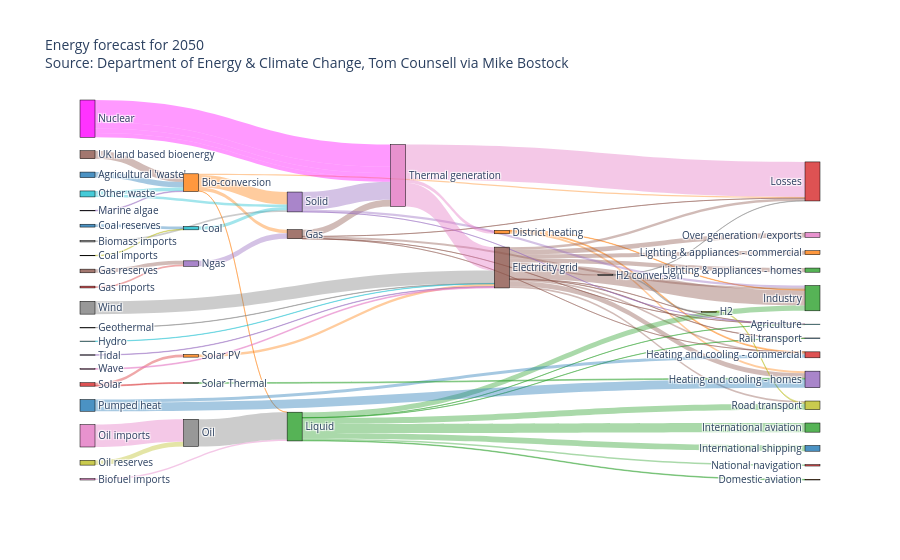

The code cell stored with this chart in its notebook:
### Markdown cell above
Trying to understand how to change the color for particular nodes.

### Code cell
import plotly.graph_objects as go
import urllib, json

url = 'https://raw.githubusercontent.com/plotly/plotly.js/master/test/image/mocks/sankey_energy.json'
response = urllib.request.urlopen(url)
data = json.loads(response.read())

# override gray link colors with 'source' colors
opacity = 0.4
# change 'magenta' to its 'rgba' value to add opacity
data['data'][0]['node']['color'] = ['rgba(255,0,255, 0.8)' if color == "magenta" else color for color in data['data'][0]['node']['color']]
data['data'][0]['link']['color'] = [data['data'][0]['node']['color'][src].replace("0.8", str(opacity))
                                    for src in data['data'][0]['link']['source']]

fig = go.Figure(data=[go.Sankey(
    valueformat = ".0f",
    valuesuffix = "TWh",
    # Define nodes
    node = dict(
      pad = 15,
      thickness = 15,
      line = dict(color = "black", width = 0.5),
      label =  data['data'][0]['node']['label'],
      color =  data['data'][0]['node']['color']
    ),
    # Add links
    link = dict(
      source =  data['data'][0]['link']['source'],
      target =  data['data'][0]['link']['target'],
      value =  data['data'][0]['link']['value'],
      label =  data['data'][0]['link']['label'],
      color =  data['data'][0]['link']['color']
))])

fig.update_layout(title_text="Energy forecast for 2050<br>Source: Department of Energy & Climate Change, Tom Counsell via <a href='https://bost.ocks.org/mike/sankey/'>Mike Bostock</a>",
                  font_size=10)
fig.show()

### Figure 1 — Plotly figure (JSON) as saved in the notebook; plotly's stock layout.template omitted (floating-point values rounded to 4 significant figures)
{"data": [{"link": {"color": ["rgba(31, 119, 180, 0.4)", "rgba(255, 127, 14, 0.4)", "rgba(255, 127, 14, 0.4)", "rgba(255, 127, 14, 0.4)", "rgba(255, 127, 14, 0.4)", "rgba(227, 119, 194, 0.4)", "rgba(127, 127, 127, 0.4)", "rgba(188, 189, 34, 0.4)", "rgba(31, 119, 180, 0.4)", "rgba(23, 190, 207, 0.4)", "rgba(255, 127, 14, 0.4)", "rgba(255, 127, 14, 0.4)", "rgba(255, 127, 14, 0.4)", "rgba(140, 86, 75, 0.4)", "rgba(140, 86, 75, 0.4)", "rgba(140, 86, 75, 0.4)", "rgba(140, 86, 75, 0.4)", "rgba(140, 86, 75, 0.4)", "rgba(140, 86, 75, 0.4)", "rgba(140, 86, 75, 0.4)", "rgba(140, 86, 75, 0.4)", "rgba(140, 86, 75, 0.4)", "rgba(140, 86, 75, 0.4)", "rgba(140, 86, 75, 0.4)", "rgba(214, 39, 40, 0.4)", "rgba(140, 86, 75, 0.4)", "rgba(140, 86, 75, 0.4)", "rgba(140, 86, 75, 0.4)", "rgba(140, 86, 75, 0.4)", "rgba(140, 86, 75, 0.4)", "rgba(140, 86, 75, 0.4)", "rgba(127, 127, 127, 0.4)", "rgba(127, 127, 127, 0.4)", "rgba(127, 127, 127, 0.4)", "rgba(188, 189, 34, 0.4)", "rgba(23, 190, 207, 0.4)", "rgba(44, 160, 44, 0.4)", "rgba(44, 160, 44, 0.4)", "rgba(44, 160, 44, 0.4)", "rgba(44, 160, 44, 0.4)", "rgba(44, 160, 44, 0.4)", "rgba(44, 160, 44, 0.4)", "rgba(44, 160, 44, 0.4)", "rgba(44, 160, 44, 0.4)", "rgba(148, 103, 189, 0.4)", "rgba(148, 103, 189, 0.4)", "rgba(255,0,255, 0.4)", "rgba(255,0,255, 0.4)", "rgba(227, 119, 194, 0.4)", "rgba(188, 189, 34, 0.4)", "rgba(127, 127, 127, 0.4)", "rgba(23, 190, 207, 0.4)", "rgba(23, 190, 207, 0.4)", "rgba(31, 119, 180, 0.4)", "rgba(31, 119, 180, 0.4)", "rgba(255, 127, 14, 0.4)", "rgba(44, 160, 44, 0.4)", "rgba(214, 39, 40, 0.4)", "rgba(214, 39, 40, 0.4)", "rgba(148, 103, 189, 0.4)", "rgba(148, 103, 189, 0.4)", "rgba(148, 103, 189, 0.4)", "rgba(227, 119, 194, 0.4)", "rgba(227, 119, 194, 0.4)", "rgba(227, 119, 194, 0.4)", "rgba(148, 103, 189, 0.4)", "rgba(140, 86, 75, 0.4)", "rgba(227, 119, 194, 0.4)", "rgba(127, 127, 127, 0.4)", "rgba(255,0,255, 0.4)", "rgba(255,0,255, 0.4)"], "label": ["stream 1", "", "", "", "stream 1", "", "", "", "", "", "", "", "", "", "", "", "", "", "", "", "", "", "", "", "", "", "", "", "", "", "stream 1", "", "", "", "", "", "", "", "", "", "", "", "", "", "", "", "Old generation plant (made-up)", "New generation plant (made-up)", "", "", "", "", "", "", "", "", "", "", "", "", "", "", "", "", "", "", "", "", "", "", ""], "source": [0, 1, 1, 1, 1, 6, 7, 8, 10, 9, 11, 11, 11, 15, 15, 15, 15, 15, 15, 15, 15, 15, 15, 15, 23, 25, 5, 5, 5, 5, 5, 27, 17, 17, 28, 29, 2, 2, 2, 2, 2, 2, 2, 2, 34, 24, 35, 35, 36, 38, 37, 39, 39, 40, 40, 41, 42, 43, 43, 4, 4, 4, 26, 26, 26, 44, 45, 46, 47, 35, 35], "target": [1, 2, 3, 4, 5, 2, 4, 9, 9, 4, 12, 13, 14, 16, 14, 17, 12, 18, 19, 13, 3, 20, 21, 22, 24, 24, 13, 3, 26, 19, 12, 15, 28, 3, 18, 15, 12, 30, 18, 31, 32, 19, 33, 20, 1, 5, 26, 26, 37, 37, 2, 4, 1, 14, 13, 15, 14, 42, 41, 19, 26, 12, 15, 3, 11, 15, 1, 15, 15, 26, 26], "value": [124.7, 0.597, 26.86, 280.3, 81.14, 35, 35, 11.61, 63.97, 75.57, 10.64, 22.5, 46.18, 104.5, 113.7, 27.14, 342.2, 37.8, 4.412, 40.86, 56.69, 7.863, 90.01, 93.49, 40.72, 82.23, 0.129, 1.401, 151.9, 2.096, 48.58, 7.013, 20.9, 6.242, 20.9, 6.995, 121.1, 128.7, 135.8, 14.46, 206.3, 3.64, 33.22, 4.413, 14.38, 123.0, 500, 140.0, 504.3, 107.7, 612.0, 56.59, 77.81, 193.0, 70.67, 59.9, 19.26, 19.26, 59.9, 0.882, 400.1, 46.48, 525.5, 787.1, 79.33, 9.452, 182.0, 19.01, 289.4, 100, 100]}, "node": {"color": ["rgba(31, 119, 180, 0.8)", "rgba(255, 127, 14, 0.8)", "rgba(44, 160, 44, 0.8)", "rgba(214, 39, 40, 0.8)", "rgba(148, 103, 189, 0.8)", "rgba(140, 86, 75, 0.8)", "rgba(227, 119, 194, 0.8)", "rgba(127, 127, 127, 0.8)", "rgba(188, 189, 34, 0.8)", "rgba(23, 190, 207, 0.8)", "rgba(31, 119, 180, 0.8)", "rgba(255, 127, 14, 0.8)", "rgba(44, 160, 44, 0.8)", "rgba(214, 39, 40, 0.8)", "rgba(148, 103, 189, 0.8)", "rgba(140, 86, 75, 0.8)", "rgba(227, 119, 194, 0.8)", "rgba(127, 127, 127, 0.8)", "rgba(188, 189, 34, 0.8)", "rgba(23, 190, 207, 0.8)", "rgba(31, 119, 180, 0.8)", "rgba(255, 127, 14, 0.8)", "rgba(44, 160, 44, 0.8)", "rgba(214, 39, 40, 0.8)", "rgba(148, 103, 189, 0.8)", "rgba(140, 86, 75, 0.8)", "rgba(227, 119, 194, 0.8)", "rgba(127, 127, 127, 0.8)", "rgba(188, 189, 34, 0.8)", "rgba(23, 190, 207, 0.8)", "rgba(31, 119, 180, 0.8)", "rgba(255, 127, 14, 0.8)", "rgba(44, 160, 44, 0.8)", "rgba(214, 39, 40, 0.8)", "rgba(148, 103, 189, 0.8)", "rgba(255,0,255, 0.8)", "rgba(227, 119, 194, 0.8)", "rgba(127, 127, 127, 0.8)", "rgba(188, 189, 34, 0.8)", "rgba(23, 190, 207, 0.8)", "rgba(31, 119, 180, 0.8)", "rgba(255, 127, 14, 0.8)", "rgba(44, 160, 44, 0.8)", "rgba(214, 39, 40, 0.8)", "rgba(148, 103, 189, 0.8)", "rgba(140, 86, 75, 0.8)", "rgba(227, 119, 194, 0.8)", "rgba(127, 127, 127, 0.8)"], "label": ["Agricultural 'waste'", "Bio-conversion", "Liquid", "Losses", "Solid", "Gas", "Biofuel imports", "Biomass imports", "Coal imports", "Coal", "Coal reserves", "District heating", "Industry", "Heating and cooling - commercial", "Heating and cooling - homes", "Electricity grid", "Over generation / exports", "H2 conversion", "Road transport", "Agriculture", "Rail transport", "Lighting & appliances - commercial", "Lighting & appliances - homes", "Gas imports", "Ngas", "Gas reserves", "Thermal generation", "Geothermal", "H2", "Hydro", "International shipping", "Domestic aviation", "International aviation", "National navigation", "Marine algae", "Nuclear", "Oil imports", "Oil", "Oil reserves", "Other waste", "Pumped heat", "Solar PV", "Solar Thermal", "Solar", "Tidal", "UK land based bioenergy", "Wave", "Wind"], "line": {"color": "black", "width": 0.5}, "pad": 15, "thickness": 15}, "type": "sankey", "valueformat": ".0f", "valuesuffix": "TWh"}], "layout": {"font": {"size": 10}, "title": {"text": "Energy forecast for 2050<br>Source: Department of Energy & Climate Change, Tom Counsell via <a href='https://bost.ocks.org/mike/sankey/'>Mike Bostock</a>"}}}
